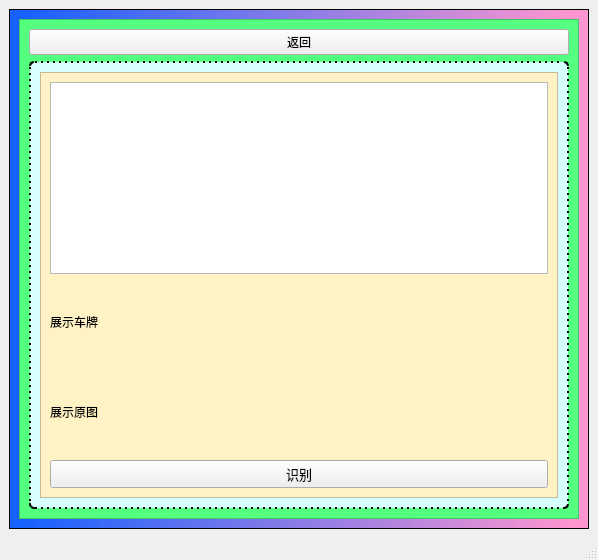
<?xml version="1.0" encoding="UTF-8"?>
<ui version="4.0">
 <class>MainWindow</class>
 <widget class="QMainWindow" name="MainWindow">
  <property name="geometry">
   <rect>
    <x>0</x>
    <y>0</y>
    <width>598</width>
    <height>560</height>
   </rect>
  </property>
  <property name="windowTitle">
   <string>MainWindow</string>
  </property>
  <widget class="QWidget" name="centralwidget">
   <layout class="QGridLayout" name="gridLayout">
    <item row="0" column="0">
     <widget class="QFrame" name="frame">
      <property name="styleSheet">
       <string notr="true">QWidget{

}
QFrame#frame_2{
	border-radius: 5;
	border-color: rgb(0, 0, 0);	
	border-width: 2;
	background-color: rgb(215, 255, 255);
	border-style: dotted
}
QFrame#frame{
	
	background-color: qlineargradient(spread:pad, x1:0.0227727, y1:0.472, x2:0.977273, y2:0.476955, stop:0 rgba(23, 98, 255, 255), stop:1 rgba(255, 150, 207, 255));
}
QFrame#frame_3{
	
	background-color: rgb(255, 242, 197)
}</string>
      </property>
      <property name="frameShape">
       <enum>QFrame::StyledPanel</enum>
      </property>
      <property name="frameShadow">
       <enum>QFrame::Raised</enum>
      </property>
      <layout class="QHBoxLayout" name="horizontalLayout">
       <item>
        <widget class="QFrame" name="frame_4">
         <property name="styleSheet">
          <string notr="true">QFrame#frame_4{
	
	background-color: rgb(85, 255, 127);
}</string>
         </property>
         <property name="frameShape">
          <enum>QFrame::StyledPanel</enum>
         </property>
         <property name="frameShadow">
          <enum>QFrame::Raised</enum>
         </property>
         <layout class="QGridLayout" name="gridLayout_5">
          <item row="1" column="0">
           <widget class="QFrame" name="frame_2">
            <property name="frameShape">
             <enum>QFrame::StyledPanel</enum>
            </property>
            <property name="frameShadow">
             <enum>QFrame::Raised</enum>
            </property>
            <layout class="QGridLayout" name="gridLayout_3">
             <item row="1" column="0">
              <widget class="QFrame" name="frame_3">
               <property name="frameShape">
                <enum>QFrame::StyledPanel</enum>
               </property>
               <property name="frameShadow">
                <enum>QFrame::Raised</enum>
               </property>
               <layout class="QVBoxLayout" name="verticalLayout">
                <item>
                 <widget class="QTextBrowser" name="textBrowser"/>
                </item>
                <item>
                 <widget class="QLabel" name="label">
                  <property name="sizePolicy">
                   <sizepolicy hsizetype="Preferred" vsizetype="Preferred">
                    <horstretch>0</horstretch>
                    <verstretch>30</verstretch>
                   </sizepolicy>
                  </property>
                  <property name="text">
                   <string>展示车牌</string>
                  </property>
                 </widget>
                </item>
                <item>
                 <widget class="QLabel" name="label_2">
                  <property name="sizePolicy">
                   <sizepolicy hsizetype="Preferred" vsizetype="Preferred">
                    <horstretch>0</horstretch>
                    <verstretch>30</verstretch>
                   </sizepolicy>
                  </property>
                  <property name="text">
                   <string>展示原图</string>
                  </property>
                 </widget>
                </item>
                <item>
                 <widget class="QPushButton" name="pushButton">
                  <property name="font">
                   <font>
                    <family>Microsoft YaHei UI</family>
                    <pointsize>10</pointsize>
                   </font>
                  </property>
                  <property name="styleSheet">
                   <string notr="true">QPushButton#Pbutton1{
	background-color: rgb(0, 255, 127)
}</string>
                  </property>
                  <property name="text">
                   <string>识别</string>
                  </property>
                 </widget>
                </item>
               </layout>
              </widget>
             </item>
            </layout>
           </widget>
          </item>
          <item row="0" column="0">
           <widget class="QPushButton" name="pushButton_2">
            <property name="text">
             <string>返回</string>
            </property>
           </widget>
          </item>
         </layout>
        </widget>
       </item>
      </layout>
     </widget>
    </item>
   </layout>
  </widget>
  <widget class="QMenuBar" name="menubar">
   <property name="geometry">
    <rect>
     <x>0</x>
     <y>0</y>
     <width>598</width>
     <height>22</height>
    </rect>
   </property>
  </widget>
  <widget class="QStatusBar" name="statusbar"/>
 </widget>
 <resources/>
 <connections/>
</ui>
